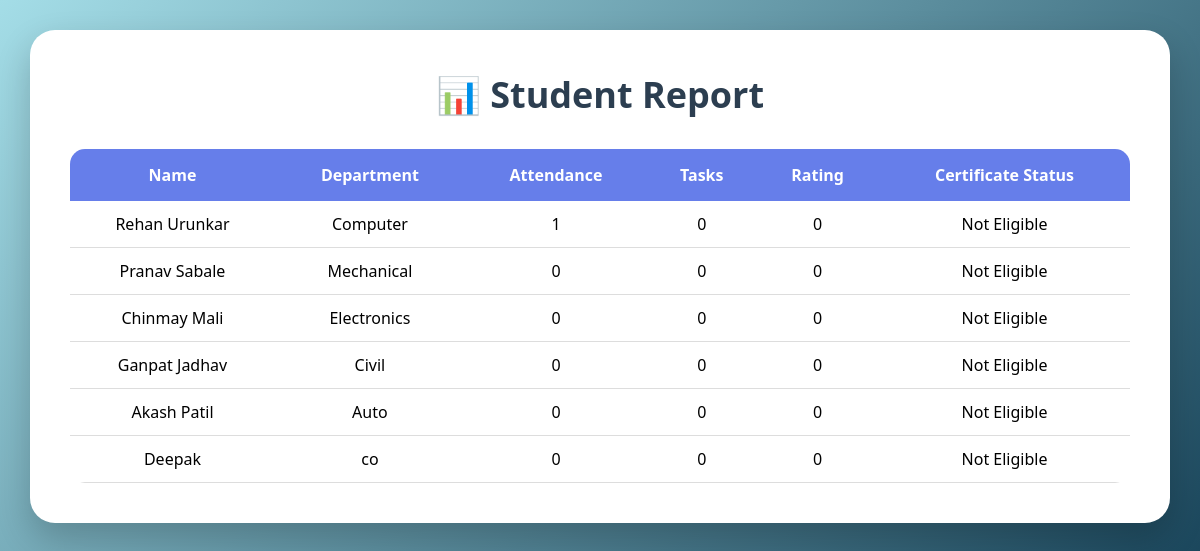
Screenshot of /report with the database file from the repository.
### tables this page shows
CREATE TABLE students(
    id INTEGER PRIMARY KEY AUTOINCREMENT,
    name TEXT,
    email TEXT,
    department TEXT,
    attendance INTEGER DEFAULT 0,
    tasks_completed INTEGER DEFAULT 0,
    rating INTEGER DEFAULT 0
);

### app.py (the view)
@app.route('/report')
def report():
    conn = sqlite3.connect("internship.db")
    cursor = conn.cursor()
    cursor.execute("SELECT * FROM students")
    data = cursor.fetchall()
    conn.close()
    return render_template(
        "report.html",
        students=data
    )

### templates/report.html (shortened to what this page needs)
<!DOCTYPE html>
<html>
<head>
    <link rel="stylesheet"
    href="{{ url_for('static', filename='style.css') }}">
</head>
<body>
<div class="container">
<h1>📊 Student Report</h1>
<table>
<tr>
<th>Name</th>
<th>Department</th>
<th>Attendance</th>
<th>Tasks</th>
<th>Rating</th>
<th>Certificate Status</th>
</tr>
{% for s in students %}
<tr>
<td>{{ s[1] }}</td>
<td>{{ s[3] }}</td>
<td>{{ s[4] }}</td>
<td>{{ s[5] }}</td>
<td>{{ s[6] }}</td>
<td>
{% if s[4] >= 75 and s[6] >= 3 %}
Eligible
{% else %}
Not Eligible
{% endif %}
</td>
</tr>
{% endfor %}
</table>
</div>
</body>
</html>

### static/style.css (style rules this page uses)
* { margin:0; padding:0; box-sizing:border-box; }
body { font-family:'Segoe UI', Tahoma, Geneva, Verdana, sans-serif; background:linear-gradient( 135deg, #a4dde7, #083249 ); min-height:100vh; padding:30px; }
.container { max-width:1100px; margin:auto; background:white; padding:40px; border-radius:25px; box-shadow: 0 15px 35px rgba(0,0,0,0.2); animation:fadeIn 0.6s ease-in-out; }
h1 { text-align:center; color:#2c3e50; margin-bottom:30px; font-size:36px; font-weight:bold; }
table { width:100%; border-collapse:collapse; margin-top:20px; overflow:hidden; border-radius:15px; }
th { background:#667eea; color:white; padding:15px; }
td { padding:12px; text-align:center; border-bottom:1px solid #ddd; }
.container { max-width:1200px; width:100%; margin:auto; background:white; padding:40px; border-radius:25px; box-shadow:0 15px 35px rgba(0,0,0,0.2); }

### rows the page displays
students: name "Rehan Urunkar", department "Computer", attendance "1", tasks_completed "0", rating "0", shows "Not Eligible"
students: name "Pranav Sabale", department "Mechanical", attendance "0", tasks_completed "0", rating "0", shows "Not Eligible"
students: name "Chinmay Mali", department "Electronics", attendance "0", tasks_completed "0", rating "0", shows "Not Eligible"
students: name "Ganpat Jadhav", department "Civil", attendance "0", tasks_completed "0", rating "0", shows "Not Eligible"
students: name "Akash Patil", department "Auto", attendance "0", tasks_completed "0", rating "0", shows "Not Eligible"
students: name "Deepak", department "co", attendance "0", tasks_completed "0", rating "0", shows "Not Eligible"
